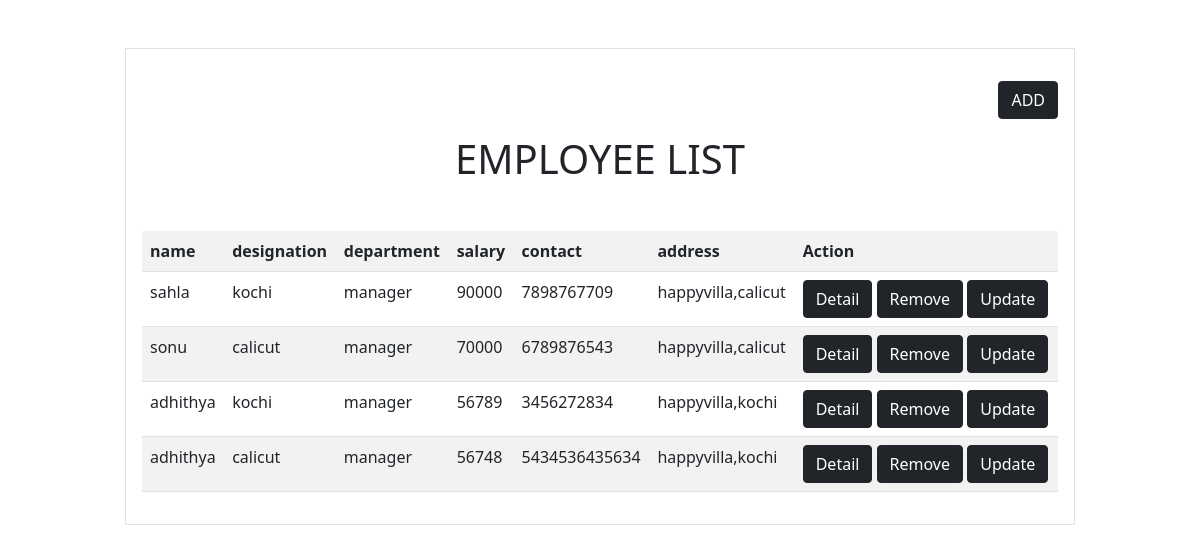
The app's page /elist/ with its own data.
### myapp/models.py (models this page shows)
class Emplpoyee(models.Model):
    name=models.CharField(max_length=200, null=True)
    designation=models.CharField(max_length=200 ,null=True)
    department=models.CharField(max_length=200 ,null=True)
    salary=models.PositiveIntegerField(null=True)
    contact=models.CharField(max_length=200, null=True)
    address=models.CharField(max_length=200, null=True)

### myapp/views.py (the view)
# urls.py: path("elist/",views.EmployeeListView.as_view(),name="Employee_list"),
class EmployeeListView(View):
    def get(self,request,*args,**kwargs):
        qs=Emplpoyee.objects.all()
        return render(request,"employee_list.html",{"Employee":qs})

### myapp/templates/employee_list.html (shortened to what this page needs)
<!DOCTYPE html>
<html lang="en">
<head>
    <link href="https://cdn.jsdelivr.net/npm/bootstrap@5.0.2/dist/css/bootstrap.min.css" rel="stylesheet">
</head>
<body>
    <div class="container">
        <div class="row mt-5">
            <div class="col-1"></div>
            <div class="col-10 border p-3">
                <div class="w-100 d-flex justify-content-end my-3">
                    <a href="{%url 'employee_create'%}" class="btn btn-dark">ADD</a>
                </div>
                <center><h1 class="mb-5">EMPLOYEE LIST</h1></center>
                <table class="table  table-striped" >
                    <tr>
                        <th>name</th>
                        <th>designation</th>
                        <th>department</th>
                        <th>salary</th>
                        <th>contact</th>
                        <th>address</th>
                        <th>Action</th>
                    </tr>
                    {%for m in Employee%}
                    <tr>
                        <td>{{m.name}}</td>
                        <td>{{m.designation}}</td>
                        <td>{{m.department}}</td>
                        <td>{{m.salary}}</td>
                        <td>{{m.contact}}</td>
                        <td>{{m.address}}</td>
                        <td>
                            <a href="{%url 'Employee_detail' m.id%}"class="btn btn-dark">Detail</a>
                            <a href="{%url 'Employee-delete' m.id%}"class="btn btn-dark">Remove</a>
                            <a href="{%url 'Employee-update' m.id%}"class="btn btn-dark">Update</a>
                        </td>
                    </tr>
                    {%endfor%}
                </table>
            </div>
        </div>
    </div>
</body>
</html>

### records on screen
Emplpoyee: name "sahla", designation "kochi", department "manager", salary "90000", contact "7898767709", address "happyvilla,calicut"
Emplpoyee: name "sonu", designation "calicut", department "manager", salary "70000", contact "6789876543", address "happyvilla,calicut"
Emplpoyee: name "adhithya", designation "kochi", department "manager", salary "56789", contact "3456272834", address "happyvilla,kochi"
Emplpoyee: name "adhithya", designation "calicut", department "manager", salary "56748", contact "5434536435634", address "happyvilla,kochi"
